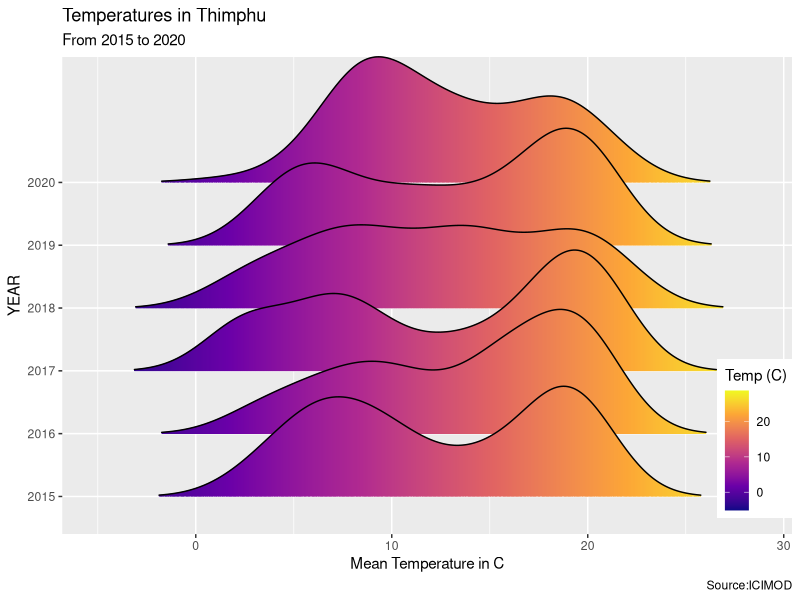

The R source for this figure:
library(ggridges)
library(tidyverse)

#read data
df <- read.csv('Khasadrapchu_data_daily.csv')

df %>% 
  drop_na(Year, Tmean) %>% 
  ggplot(aes(Tmean, as.factor(Year), fill=stat(x)))+
  geom_density_ridges_gradient(scale = 2, rel_min_height = 0.01)+
  scale_fill_viridis_c(name = "Temp (C)", option = "C") +
  labs(title = 'Temperatures in Thimphu',
       subtitle = 'From 2015 to 2020',
       x='Mean Temperature in C',
       y='YEAR',
       caption = 'Source:ICIMOD')+
  theme(legend.position = c(.95, .2))
  
